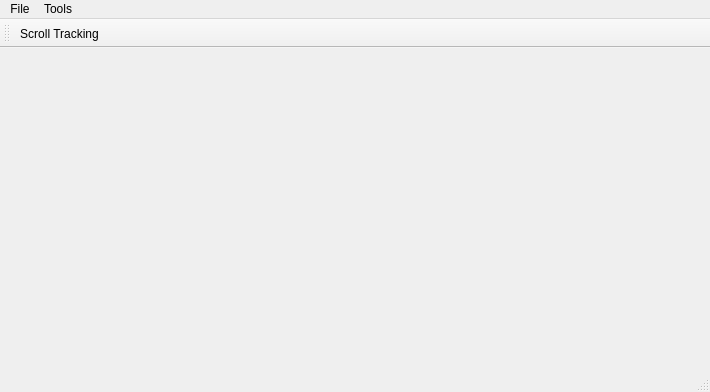
<?xml version="1.0" encoding="UTF-8"?>
<ui version="4.0">
 <class>PPMainWindow</class>
 <widget class="QMainWindow" name="PPMainWindow">
  <property name="geometry">
   <rect>
    <x>0</x>
    <y>0</y>
    <width>710</width>
    <height>392</height>
   </rect>
  </property>
  <property name="windowTitle">
   <string/>
  </property>
  <widget class="QWidget" name="centralwidget"/>
  <widget class="QStatusBar" name="statusbar"/>
  <widget class="QMenuBar" name="menubar">
   <property name="geometry">
    <rect>
     <x>0</x>
     <y>0</y>
     <width>710</width>
     <height>27</height>
    </rect>
   </property>
   <widget class="QMenu" name="menuFile">
    <property name="title">
     <string>File</string>
    </property>
   </widget>
   <widget class="QMenu" name="menuTools_2">
    <property name="title">
     <string>Tools</string>
    </property>
    <addaction name="action_camera_reset"/>
    <addaction name="actionRender_Frame"/>
    <addaction name="actionRender_All"/>
    <addaction name="actionGenerate_Script"/>
    <addaction name="actionLoad_Selected_Frame"/>
   </widget>
   <addaction name="menuFile"/>
   <addaction name="menuTools_2"/>
  </widget>
  <widget class="QToolBar" name="toolBar">
   <property name="sizePolicy">
    <sizepolicy hsizetype="Preferred" vsizetype="Fixed">
     <horstretch>0</horstretch>
     <verstretch>0</verstretch>
    </sizepolicy>
   </property>
   <property name="windowTitle">
    <string>toolBar</string>
   </property>
   <property name="movable">
    <bool>true</bool>
   </property>
   <property name="allowedAreas">
    <set>Qt::BottomToolBarArea|Qt::TopToolBarArea</set>
   </property>
   <property name="floatable">
    <bool>false</bool>
   </property>
   <attribute name="toolBarArea">
    <enum>TopToolBarArea</enum>
   </attribute>
   <attribute name="toolBarBreak">
    <bool>false</bool>
   </attribute>
   <addaction name="actionScroll_Tracking"/>
  </widget>
  <action name="action_camera_reset">
   <property name="text">
    <string>Reset Camera</string>
   </property>
   <property name="shortcut">
    <string>Ctrl+Shift+R</string>
   </property>
  </action>
  <action name="actionRender_Frame">
   <property name="text">
    <string>Render Frame</string>
   </property>
   <property name="shortcut">
    <string>Ctrl+F</string>
   </property>
  </action>
  <action name="actionRender_All">
   <property name="text">
    <string>Render All</string>
   </property>
   <property name="shortcut">
    <string>F5</string>
   </property>
  </action>
  <action name="actionGenerate_Script">
   <property name="text">
    <string>Generate Script</string>
   </property>
  </action>
  <action name="actionLoad_Selected_Frame">
   <property name="text">
    <string>Load Selected Frame</string>
   </property>
   <property name="toolTip">
    <string>Load Selected Frame</string>
   </property>
  </action>
  <action name="actionScroll_Tracking">
   <property name="checkable">
    <bool>true</bool>
   </property>
   <property name="icon">
    <iconset resource="../../icons.qrc">
     <normaloff>:/gui/icons/system-log-out.svg</normaloff>:/gui/icons/system-log-out.svg</iconset>
   </property>
   <property name="text">
    <string>Scroll Tracking</string>
   </property>
   <property name="menuRole">
    <enum>QAction::NoRole</enum>
   </property>
  </action>
 </widget>
 <resources>
  <include location="../../icons.qrc"/>
 </resources>
 <connections/>
</ui>
